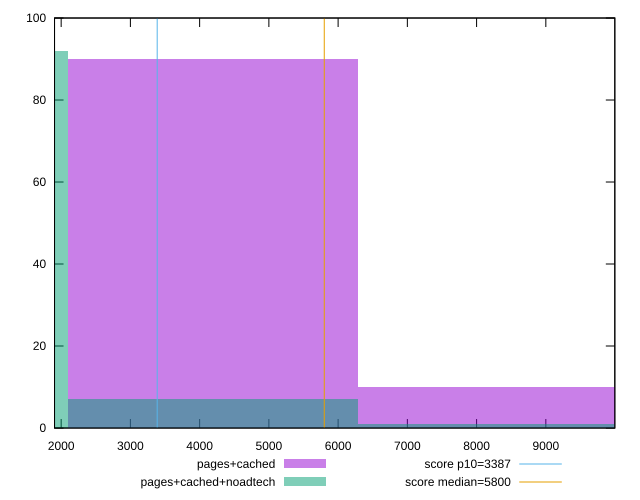

This chart was generated by the following gnuplot code:
reset

$pagesCached <<EOF
8377.893496517752 10
4188.946748258876 90
EOF

$pagesCachedNoadtech <<EOF
8377.893496517752 1
0 92
4188.946748258876 7
EOF

set key outside below
set boxwidth 4188.946748258876
set xrange [1904.3046:9996.44489854556]
set yrange [0:100]
set trange [0:100]
set style fill transparent solid 0.5 noborder

set parametric
set terminal svg size 640, 500 enhanced background rgb 'white'
set output "report_00019_2021-02-10T18-14-37.922Z//speed-index/comparison/histogram/1_vs_2.svg"

plot $pagesCached title "pages+cached" with boxes, \
     $pagesCachedNoadtech title "pages+cached+noadtech" with boxes, \
     3387,t title "score p10=3387", \
     5800,t title "score median=5800"

reset
